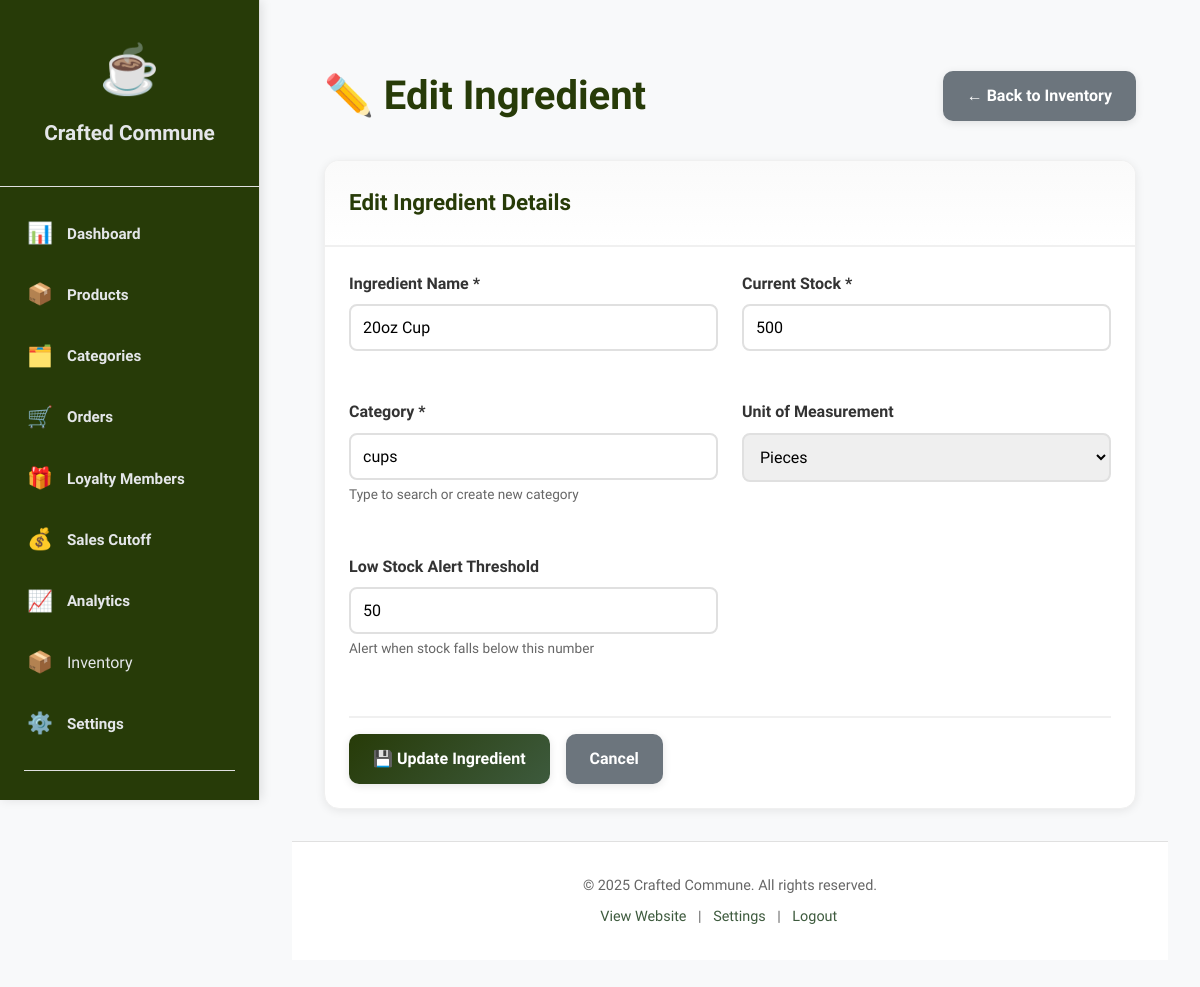
Page /admin/productadd_edit.php?action=edit&id=1 (signed in) on the committed database.
### tables this page shows
CREATE TABLE IF NOT EXISTS product_inventory (
  id INT(11) NOT NULL AUTO_INCREMENT,
  name VARCHAR(255) NOT NULL,
  stock INT(11) NOT NULL DEFAULT 0,
  category VARCHAR(255) NOT NULL,
  low_stock_threshold INT(11) DEFAULT 10,
  unit VARCHAR(50) DEFAULT 'units',
  created_at TIMESTAMP DEFAULT CURRENT_TIMESTAMP,
  updated_at TIMESTAMP DEFAULT CURRENT_TIMESTAMP ON UPDATE CURRENT_TIMESTAMP,
  PRIMARY KEY (id),
  UNIQUE KEY name (name)
);

### config.php (called while the page is built, shortened)
<?php
function e($string) {
    return htmlspecialchars($string, ENT_QUOTES, 'UTF-8');
}
?>

### admin/productadd_edit.php (the view, shortened to what this page needs)
<?php
require_once '../config.php';
$action = $_GET['action'] ?? 'add';
$id = $_GET['id'] ?? null;
$ingredient = null;
if ($action === 'edit' && $id) {
    $stmt = $pdo->prepare("SELECT * FROM product_inventory WHERE id = ?");
    $stmt->execute([$id]);
    $ingredient = $stmt->fetch();
}
include 'includes/header.php';
?>
<div class="page-header">
    <h1><?= $action === 'edit' ? '✏️ Edit Ingredient' : '➕ Add New Ingredient' ?></h1>
    <a href="inventory.php" class="btn btn-secondary">← Back to Inventory</a>
</div>
<div class="dashboard-card">
    <div class="card-header">
        <h2><?= $action === 'edit' ? 'Edit' : 'Add' ?> Ingredient Details</h2>
    </div>
    <div class="card-body">
        <form method="POST" class="ingredient-form">
            <div class="form-grid">
                <div class="form-group">
                    <label for="name">Ingredient Name *</label>
                    <input type="text"
                           id="name"
                           name="name"
                           class="form-control"
                           value="<?= $ingredient ? e($ingredient['name']) : '' ?>"
                           placeholder="e.g., 20oz Cup, Espresso Shot, Matcha Powder"
                           required>
                </div>
                <div class="form-group">
                    <label for="stock">Current Stock *</label>
                    <input type="number"
                           id="stock"
                           name="stock"
                           class="form-control"
                           value="<?= $ingredient ? $ingredient['stock'] : '' ?>"
                           min="0"
                           placeholder="e.g., 100"
                           required>
                </div>
                <div class="form-group">
                    <label for="category">Category *</label>
                    <input type="text"
                           id="category"
                           name="category"
                           class="form-control"
                           value="<?= $ingredient ? e($ingredient['category']) : '' ?>"
                           placeholder="e.g., cups, raw foods, powder"
                           list="categoryList"
                           required>
                    <small class="form-hint">Type to search or create new category</small>
                </div>
                <div class="form-group">
                    <label for="unit">Unit of Measurement</label>
                    <select id="unit" name="unit" class="form-control">
                        <option value="pieces" <?= $ingredient && $ingredient['unit'] === 'pieces' ? 'selected' : '' ?>>Pieces</option>
                    </select>
                </div>
                <div class="form-group">
                    <label for="low_stock_threshold">Low Stock Alert Threshold</label>
                    <input type="number"
                           id="low_stock_threshold"
                           name="low_stock_threshold"
                           class="form-control"
                           value="<?= $ingredient ? $ingredient['low_stock_threshold'] : '10' ?>"
                           min="0"
                           placeholder="10">
                    <small class="form-hint">Alert when stock falls below this number</small>
                </div>
            </div>
            <div class="form-actions">
                <button type="submit" class="btn btn-primary">
                    <?= $action === 'edit' ? '💾 Update Ingredient' : '➕ Add Ingredient' ?>
                </button>
                <a href="inventory.php" class="btn btn-secondary">Cancel</a>
            </div>
        </form>
    </div>
</div>
<?php include 'includes/footer.php'; ?>

### admin/assets/admin-style.css (style rules this page uses)
* { margin: 0; padding: 0; box-sizing: border-box; }
:root { --primary: #273B08; --primary-dark: #273B08; --secondary: #6c757d; --success: #28a745; --danger: #dc3545; --warning: #ffc107; --info: #17a2b8; --light: #f8f9fa; --dark: #343a40; --gold: #d4af37; --sidebar-width: 260px; --header-height: 70px; }
body { font-family: 'Cabin Condensed', sans-serif; background: #f5f7fa; color: #333; line-height: 1.6; }
.page-header { margin-bottom: 2rem; display: flex; justify-content: space-between; align-items: center; flex-wrap: wrap; gap: 1rem; }
.page-header h1 { font-family: 'Calistoga', serif; font-size: 2.5rem; color: var(--primary-dark); }
.dashboard-card { background: white; border-radius: 20px; box-shadow: 0 4px 20px rgba(0, 0, 0, 0.08); overflow: hidden; border: 1px solid #f0f0f0; transition: transform 0.3s ease, box-shadow 0.3s ease; }
.card-header { padding: 2rem; border-bottom: 2px solid #f5f5f5; display: flex; justify-content: space-between; align-items: center; background: linear-gradient(to bottom, #fafafa, white); }
.card-header h2 { font-family: 'Calistoga', serif; font-size: 1.5rem; color: var(--primary-dark); display: flex; align-items: center; gap: 0.5rem; }
.card-body { padding: 2rem; }
.form-grid { display: grid; grid-template-columns: repeat(auto-fit, minmax(280px, 1fr)); gap: 1.5rem; }
.form-group { margin-bottom: 1.5rem; }
.form-control { width: 100%; padding: 0.85rem 1.2rem; border: 2px solid #e0e0e0; border-radius: 12px; font-size: 1rem; font-family: 'Cabin Condensed', sans-serif; transition: all 0.3s ease; }
.form-hint { display: block; margin-top: 0.5rem; font-size: 0.85rem; color: #666; }
.form-actions { display: flex; gap: 1rem; margin-top: 2rem; padding-top: 2rem; border-top: 2px solid #f5f5f5; }
.btn { padding: 0.85rem 1.8rem; border: none; border-radius: 12px; font-size: 1rem; font-weight: 600; cursor: pointer; transition: all 0.3s ease; font-family: 'Cabin Condensed', sans-serif; text-decoration: none; display: inline-block; box-shadow: 0 2px 8px rgba(0, 0, 0, 0.1); }
.btn-primary { background: linear-gradient(135deg, var(--primary-dark) 0%, var(--primary) 100%); color: white; }
.btn-secondary { background: linear-gradient(135deg, #6c757d 0%, #5a6268 100%); color: white; }
.dashboard-card { background: white; border-radius: 15px; box-shadow: 0 2px 10px rgba(0, 0, 0, 0.08); overflow: hidden; }
.card-header { padding: 1.5rem; border-bottom: 2px solid #f0f0f0; display: flex; justify-content: space-between; align-items: center; }
.card-header h2 { font-family: 'Calistoga', serif; font-size: 1.4rem; color: var(--primary-dark); }
.card-body { padding: 1.5rem; }
.form-control { width: 100%; padding: 0.75rem 1rem; border: 2px solid #e0e0e0; border-radius: 10px; font-size: 1rem; font-family: 'Cabin Condensed', sans-serif; transition: border-color 0.3s ease; }
.btn { padding: 0.75rem 1.5rem; border: none; border-radius: 10px; font-size: 1rem; font-weight: 600; cursor: pointer; transition: all 0.3s ease; font-family: 'Cabin Condensed', sans-serif; text-decoration: none; display: inline-block; }
.btn-secondary { background: var(--secondary); color: white; }

### admin/includes/header.php (style rules this page uses)
:root { --primary: #3d5a3d; --primary-dark: #273B08; --text-dark: #e4e6e9ff; --text-light: #e7ebeeff; --bg-light: #f8f9fa; --border-color: #e0e0e0; }
* { margin: 0; padding: 0; box-sizing: border-box; }
body { font-family: 'Cabin Condensed', sans-serif; background: var(--bg-light); display: flex; min-height: 100vh; }

### admin/productadd_edit.php (style rules this page uses)
.ingredient-form { max-width: 800px; }
.form-grid { display: grid; grid-template-columns: repeat(2, 1fr); gap: 1.5rem; margin-bottom: 2rem; }
.form-group { display: flex; flex-direction: column; }
.form-group label { font-weight: 600; margin-bottom: 0.5rem; color: #333; }
.form-control { padding: 0.75rem; border: 2px solid #e0e0e0; border-radius: 8px; font-size: 1rem; transition: border-color 0.3s ease; }
.form-hint { font-size: 0.85rem; color: #666; margin-top: 0.25rem; }
.form-actions { display: flex; gap: 1rem; padding-top: 1rem; border-top: 2px solid #f0f0f0; }

### rows in the picture
product_inventory: name "20oz Cup", stock "500", category "cups", unit "Pieces", low_stock_threshold "50"

### other values in the picture
SITE_NAME "Crafted Commune"
